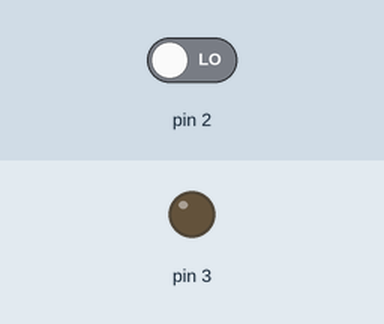
Simulated run of this sketch. Board: Arduino Uno, built with avr-gcc and run on an emulated ATmega328P. On the bench: output pins drawn as LEDs (lit = HIGH). Dashed ring = blinking. The inputs (shaded band) are chosen by the test bench; at power-on: pin 2 LOW.

Above: at 1.2 s.
1.3 s: pin 2 driven HIGH
At 1.45 s:
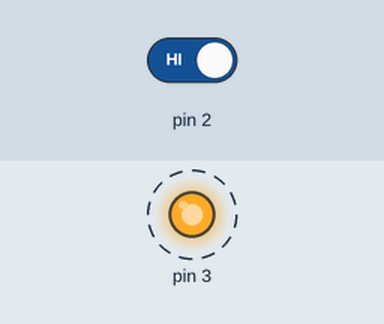
4.3 s: pin 2 driven LOW
At 5.3 s:
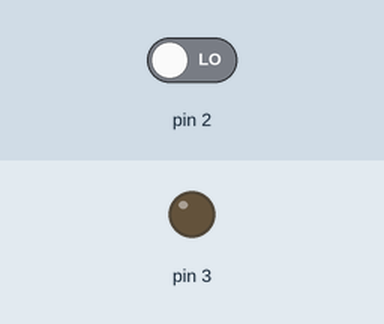
Timing chart, 0 to 7.3 s (numbered marks = the images above; inputs shaded):
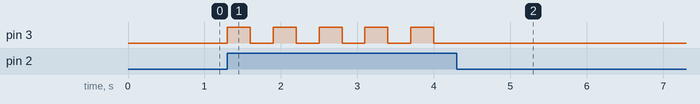

The sketch:

debounce-millis.ino
```cpp
int stato = LOW;

void setup() {
  Serial.begin(9600);
  pinMode(2, INPUT);
  pinMode(3, OUTPUT);
}

void loop() {
  if (digitalRead(2)) {
    stato = !stato;
    digitalWrite(3, stato);
    delay(300);
  }
}
```

Measured:
- after the input at 1.3 s, pin 3: alternates HIGH for 0.30 s and LOW for 0.30 s, starting at once
- after the input at 4.3 s, pin 3: stops changing and stays LOW
